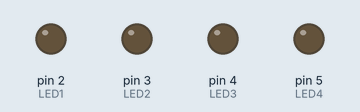
A sketch run on a simulated Arduino Uno, built with avr-gcc and run on an emulated ATmega328P. Shown: output pins drawn as LEDs (lit = HIGH).

Above: at 0.1 s.
At 3.1 s:
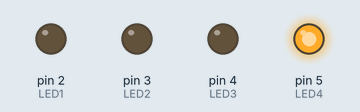
At 9.1 s:
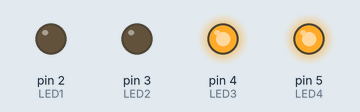
At 18.1 s:
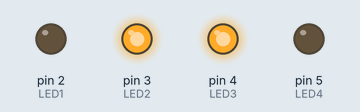
At 27.1 s:
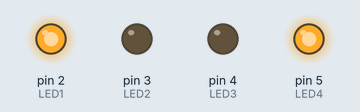
At 36.1 s:
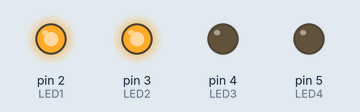
Timing chart, 0 to 40.0 s (numbered marks = the images above):
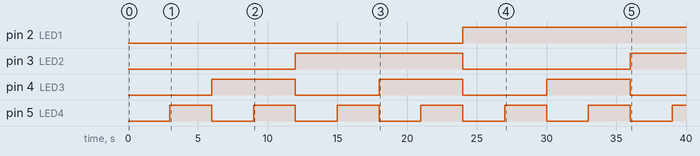

The sketch:

LEDBinaryCounter0-15.ino
```cpp
//program to count 0-15 in binary using 4 LEDs in on/off configs.


int LED1 = 2;
int LED2 = 3;
int LED3 = 4;
int LED4 = 5;

int wait = 3000;


void setup() {
  // put your setup code here, to run once:

  // configuring all the four LED pins to mode=output.
pinMode(LED1,OUTPUT);
pinMode(LED2,OUTPUT);
pinMode(LED3,OUTPUT);
pinMode(LED4,OUTPUT);


}

void loop() {
  // put your main code here, to run repeatedly:


// Decimal=0 Binary=0000
digitalWrite(LED1,LOW);
digitalWrite(LED2,LOW);
digitalWrite(LED3,LOW);
digitalWrite(LED4,LOW);
delay(wait);


// Decimal=1 Binary=0001
digitalWrite(LED1,LOW);
digitalWrite(LED2,LOW);
digitalWrite(LED3,LOW);
digitalWrite(LED4,HIGH);
delay(wait);


// Decimal=2 Binary=0010
digitalWrite(LED1,LOW);
digitalWrite(LED2,LOW);
digitalWrite(LED3,HIGH);
digitalWrite(LED4,LOW);
delay(wait);


// Decimal=3 Binary=0011
digitalWrite(LED1,LOW);
digitalWrite(LED2,LOW);
digitalWrite(LED3,HIGH);
digitalWrite(LED4,HIGH);
delay(wait);


//Decimal =4 Binary=0100
digitalWrite(LED1,LOW);
digitalWrite(LED2,HIGH);
digitalWrite(LED3,LOW);
digitalWrite(LED4,LOW);
delay(wait);


//Decimal=5 Binary=0101
digitalWrite(LED1,LOW);
digitalWrite(LED2,HIGH);
digitalWrite(LED3,LOW);
digitalWrite(LED4,HIGH);
delay(wait);


  // Decimal=6 Binary=0110
digitalWrite(LED1,LOW);
digitalWrite(LED2,HIGH);
digitalWrite(LED3,HIGH);
digitalWrite(LED4,LOW);
delay(wait);


// Decimal=7 BInary=0111
digitalWrite(LED1,LOW);
digitalWrite(LED2,HIGH);
digitalWrite(LED3,HIGH);
digitalWrite(LED4,HIGH);
delay(wait);


//Decimal=8 BInary=1000
digitalWrite(LED1,HIGH);
digitalWrite(LED2,LOW);
digitalWrite(LED3,LOW);
digitalWrite(LED4,LOW);
delay(wait);


//Decimal=9 Binary=1001
digitalWrite(LED1,HIGH);
digitalWrite(LED2,LOW);
digitalWrite(LED3,LOW);
digitalWrite(LED4,HIGH);
delay(wait);


//Decimal=10 Binary=1010
digitalWrite(LED1,HIGH);
digitalWrite(LED2,LOW);
digitalWrite(LED3,HIGH);
digitalWrite(LED4,LOW);
delay(wait);


//Decimal=11 Binary=1011
digitalWrite(LED1,HIGH);
digitalWrite(LED2,LOW);
digitalWrite(LED3,HIGH);
digitalWrite(LED4,HIGH);
delay(wait);


//Decimal=12 Binary=1100
digitalWrite(LED1,HIGH);
digitalWrite(LED2,HIGH);
digitalWrite(LED3,LOW);
digitalWrite(LED4,LOW);
delay(wait);


// Decimal=13 BInary=1101
digitalWrite(LED1,HIGH);
digitalWrite(LED2,HIGH);
digitalWrite(LED3,LOW);
digitalWrite(LED4,HIGH);
delay(wait);


//Decimal=14 Binary=1110
digitalWrite(LED1,HIGH);
digitalWrite(LED2,HIGH);
digitalWrite(LED3,HIGH);
digitalWrite(LED4,LOW);
delay(wait);


//Decimal=15 Binary=1111
digitalWrite(LED1,HIGH);
digitalWrite(LED2,HIGH);
digitalWrite(LED3,HIGH);
digitalWrite(LED4,HIGH);
delay(wait);

}
```

Measured:
- by itself, pin 2 (LED1): LOW → HIGH at 24.0 s
- by itself, pin 3 (LED2): LOW → HIGH at 12.0 s, → LOW 12.0 s later, → HIGH 12.0 s later
- by itself, pin 4 (LED3): alternates HIGH for 6.0 s and LOW for 6.0 s
- by itself, pin 5 (LED4): alternates HIGH for 3.0 s and LOW for 3.0 s
